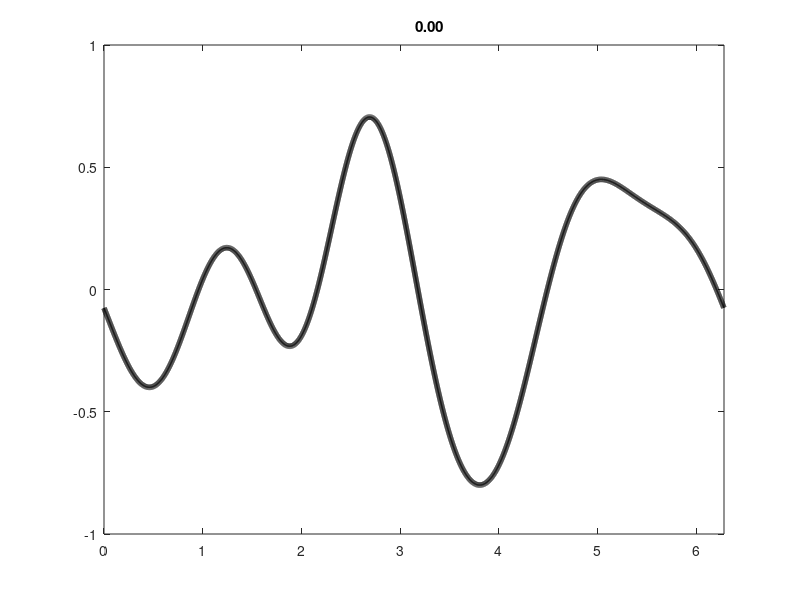
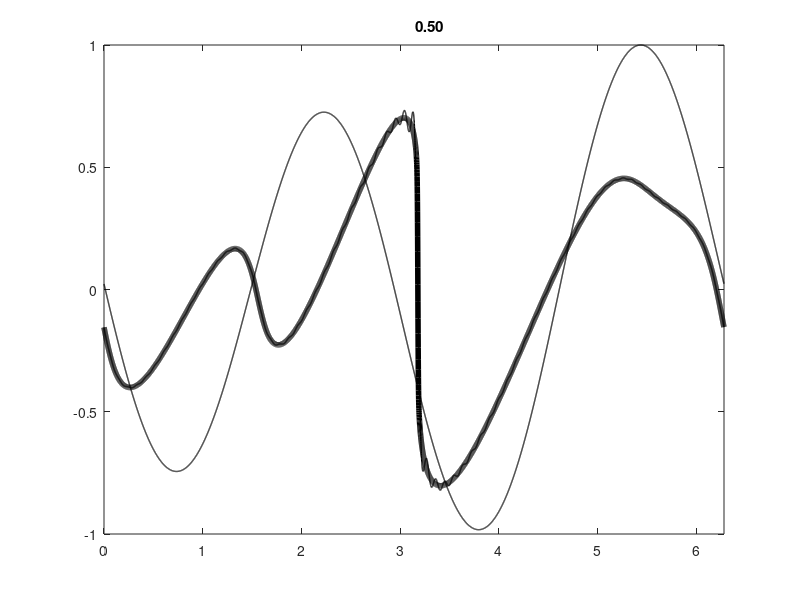
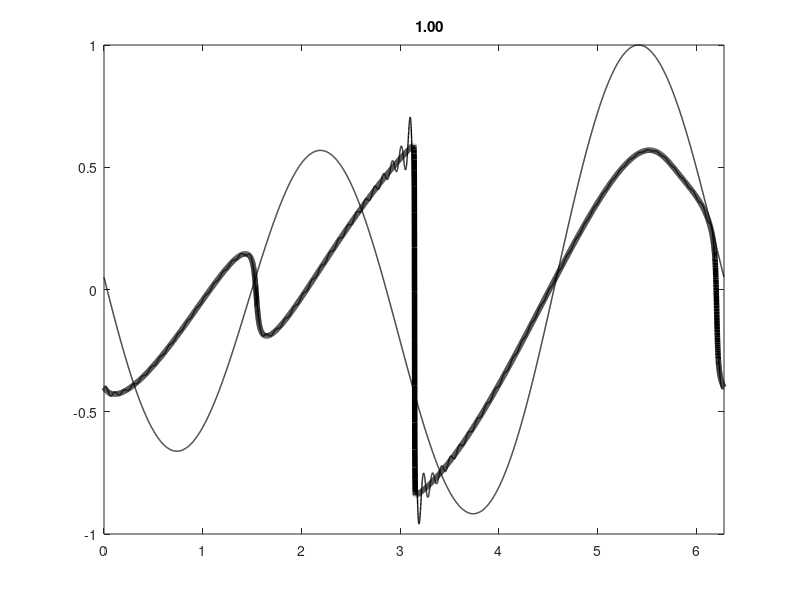
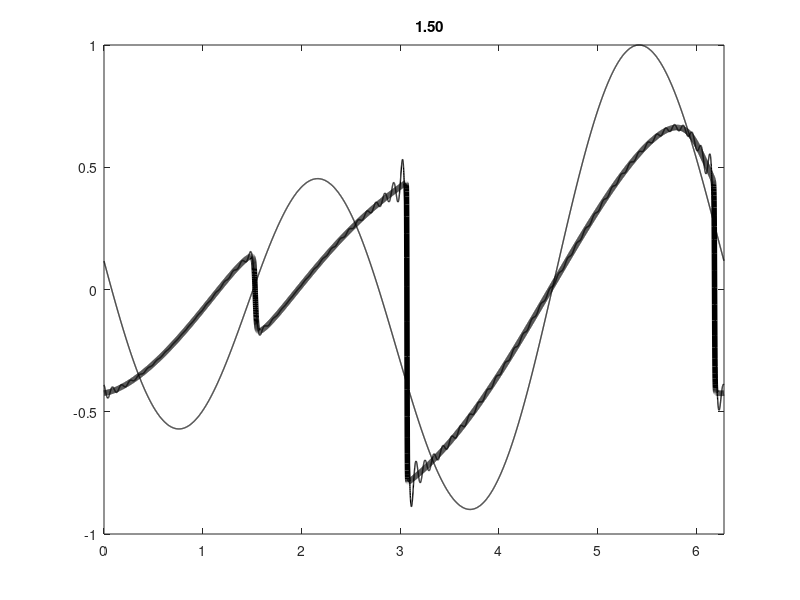

Write MATLAB code to recreate these figures, in order. (Note: a time limit stopped this script after it produced the figures.)
#!/bin/env octave

randn('state', 1);
n = 2^13;
L = 2 * pi;
h = L/n;
x = (0:n-1)*h;
dt  = 0.0001;
mu = 0.001;
k = [0:n/2-1 -n/2:-1];
k1 = 1i*k;
k2 = k1.^2;

U = k .^2 .* exp(-k.^2 / L);
a =  fft(randn(1, n));
uinit = ifft(U .* a);
uinit = 0.8 * uinit / max(abs(uinit));
u0 = uinit;
E0 = sumsq(u0) * h;
q = 0;
figure('visible', 'off');
for t = 0:dt:2000
    E = sumsq(u0) * h;
    force = fft(u0);
    force(abs(k) >= 3) = 0;
    force .*= (E0 - E) / dt;
    rhs = @(u) (-k1.*fft(u0.^2)/2 + mu*k2.*fft(u0) + force);
    u1hat = fft(u0) + 0.5*dt*rhs(u0);
    u1 = ifft(u1hat);
    u2hat = fft(u0) + dt*rhs(u1);
    u0 = ifft(u2hat);
    if mod(q, 5000) == 0
      uf = u2hat;
      uf(abs(k) >= 70) = 0;
      uf = ifft(uf);
      force = ifft(force);
      force /= max(abs(force));
      plot(x, u0, 'color', 'black', 'linewidth', 4,
	   x, uf, 'color', 'black', 'linewidth', 1,
           x, force, 'color', 'black', 'linewidth', 1)
      axis([0,2*pi,-1, 1])
      title(sprintf('%12.2f', t))
      saveas(gcf(), sprintf('u.%09d.eps', q))
      printf('%.16e\n', E);
    end
    q += 1;
end
